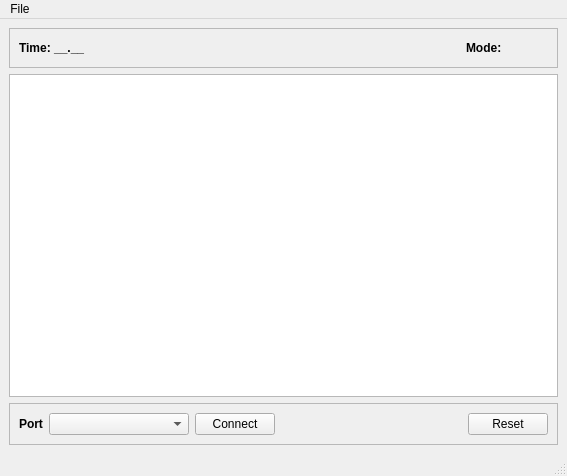
<?xml version="1.0" encoding="UTF-8"?>
<ui version="4.0">
 <class>PhotogateMainWindow</class>
 <widget class="QMainWindow" name="PhotogateMainWindow">
  <property name="geometry">
   <rect>
    <x>0</x>
    <y>0</y>
    <width>567</width>
    <height>476</height>
   </rect>
  </property>
  <property name="windowTitle">
   <string>Photogate Sensor</string>
  </property>
  <widget class="QWidget" name="centralwidget">
   <layout class="QVBoxLayout" name="verticalLayout">
    <item>
     <widget class="QFrame" name="infoFrame">
      <property name="frameShape">
       <enum>QFrame::StyledPanel</enum>
      </property>
      <property name="frameShadow">
       <enum>QFrame::Raised</enum>
      </property>
      <layout class="QHBoxLayout" name="horizontalLayout_2">
       <item>
        <widget class="QLabel" name="timeLabel">
         <property name="font">
          <font>
           <weight>75</weight>
           <bold>true</bold>
          </font>
         </property>
         <property name="text">
          <string>Time: __.__ </string>
         </property>
        </widget>
       </item>
       <item>
        <spacer name="horizontalSpacer_2">
         <property name="orientation">
          <enum>Qt::Horizontal</enum>
         </property>
         <property name="sizeHint" stdset="0">
          <size>
           <width>340</width>
           <height>20</height>
          </size>
         </property>
        </spacer>
       </item>
       <item>
        <widget class="QLabel" name="modeLabel">
         <property name="font">
          <font>
           <weight>75</weight>
           <bold>true</bold>
          </font>
         </property>
         <property name="text">
          <string>Mode:              </string>
         </property>
        </widget>
       </item>
      </layout>
     </widget>
    </item>
    <item>
     <widget class="QPlainTextEdit" name="dataText">
      <property name="font">
       <font>
        <family>Monospace</family>
       </font>
      </property>
      <property name="readOnly">
       <bool>true</bool>
      </property>
     </widget>
    </item>
    <item>
     <widget class="QFrame" name="controlsFrame">
      <property name="sizePolicy">
       <sizepolicy hsizetype="Preferred" vsizetype="Fixed">
        <horstretch>0</horstretch>
        <verstretch>0</verstretch>
       </sizepolicy>
      </property>
      <property name="frameShape">
       <enum>QFrame::StyledPanel</enum>
      </property>
      <property name="frameShadow">
       <enum>QFrame::Raised</enum>
      </property>
      <layout class="QHBoxLayout" name="horizontalLayout">
       <item>
        <widget class="QLabel" name="label">
         <property name="font">
          <font>
           <weight>75</weight>
           <bold>true</bold>
          </font>
         </property>
         <property name="text">
          <string>Port</string>
         </property>
        </widget>
       </item>
       <item>
        <widget class="QComboBox" name="portComboBox">
         <property name="sizePolicy">
          <sizepolicy hsizetype="Fixed" vsizetype="Fixed">
           <horstretch>0</horstretch>
           <verstretch>0</verstretch>
          </sizepolicy>
         </property>
         <property name="minimumSize">
          <size>
           <width>140</width>
           <height>0</height>
          </size>
         </property>
        </widget>
       </item>
       <item>
        <widget class="QPushButton" name="connectPushButton">
         <property name="text">
          <string>Connect</string>
         </property>
        </widget>
       </item>
       <item>
        <spacer name="horizontalSpacer">
         <property name="orientation">
          <enum>Qt::Horizontal</enum>
         </property>
         <property name="sizeHint" stdset="0">
          <size>
           <width>97</width>
           <height>20</height>
          </size>
         </property>
        </spacer>
       </item>
       <item>
        <widget class="QPushButton" name="resetPushButton">
         <property name="text">
          <string>Reset</string>
         </property>
        </widget>
       </item>
      </layout>
     </widget>
    </item>
   </layout>
  </widget>
  <widget class="QMenuBar" name="menubar">
   <property name="geometry">
    <rect>
     <x>0</x>
     <y>0</y>
     <width>567</width>
     <height>23</height>
    </rect>
   </property>
   <widget class="QMenu" name="menuFile">
    <property name="title">
     <string>File</string>
    </property>
    <addaction name="actionSaveMat"/>
    <addaction name="actionSaveTxt"/>
    <addaction name="actionSaveCsv"/>
   </widget>
   <addaction name="menuFile"/>
  </widget>
  <widget class="QStatusBar" name="statusbar"/>
  <action name="actionSaveMat">
   <property name="text">
    <string>Save mat</string>
   </property>
  </action>
  <action name="actionSaveTxt">
   <property name="text">
    <string>Save txt</string>
   </property>
  </action>
  <action name="actionSaveCsv">
   <property name="text">
    <string>Save csv</string>
   </property>
  </action>
 </widget>
 <resources/>
 <connections/>
</ui>
